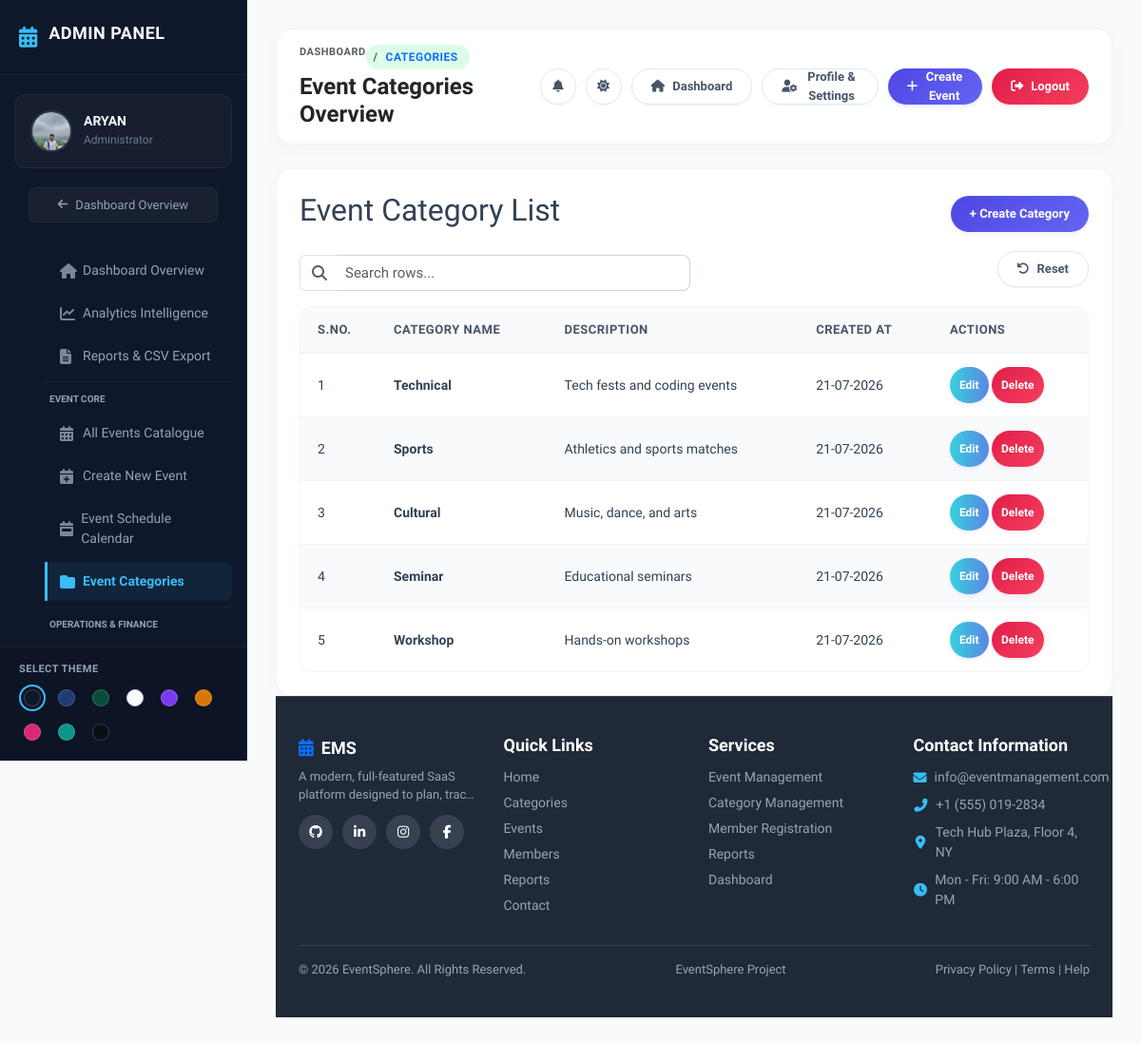
The app's page /event-category/ (signed in) with its own data.
### event/models.py (models this page shows, shortened)
class UserProfile(models.Model):
    LANGUAGE_CHOICES = [
        ('en', 'English'),
        ('hi', 'Hindi'),
        ('es', 'Spanish'),
        ('fr', 'French'),
        ('de', 'German'),
        ('zh', 'Chinese'),
        ('ar', 'Arabic'),
        ('pt', 'Portuguese'),
        ('ja', 'Japanese'),
        ('ru', 'Russian'),
    ]
    TIMEZONE_CHOICES = [
        ('Asia/Kolkata', 'India (IST, UTC+5:30)'),
        ('UTC', 'UTC (Coordinated Universal Time)'),
        ('America/New_York', 'New York (EST/EDT, UTC-5/-4)'),
        ('America/Chicago', 'Chicago (CST/CDT, UTC-6/-5)'),
        ('America/Denver', 'Denver (MST/MDT, UTC-7/-6)'),
        ('America/Los_Angeles', 'Los Angeles (PST/PDT, UTC-8/-7)'),
        ('Europe/London', 'London (GMT/BST, UTC+0/+1)'),
        ('Europe/Paris', 'Paris (CET/CEST, UTC+1/+2)'),
        ('Europe/Berlin', 'Berlin (CET/CEST, UTC+1/+2)'),
        ('Asia/Dubai', 'Dubai (GST, UTC+4)'),
        ('Asia/Singapore', 'Singapore (SGT, UTC+8)'),
        ('Asia/Tokyo', 'Tokyo (JST, UTC+9)'),
        ('Australia/Sydney', 'Sydney (AEST/AEDT, UTC+10/+11)'),
        ('Pacific/Auckland', 'Auckland (NZST/NZDT, UTC+12/+13)'),
    ]
    user = models.OneToOneField(User, on_delete=models.CASCADE, related_name='profile')
    phone = models.CharField(max_length=20, blank=True, null=True)
    profile_picture = models.ImageField(upload_to='profile_pics/', blank=True, null=True)
    department = models.CharField(max_length=100, blank=True, default='IT')
    designation = models.CharField(max_length=100, blank=True, default='Organizer')
    bio = models.TextField(blank=True, null=True, default='')
    receive_notifications = models.BooleanField(default=True)
    event_updates = models.BooleanField(default=True)
    new_member_notifications = models.BooleanField(default=True)
    report_notifications = models.BooleanField(default=True)
    contact_messages = models.BooleanField(default=True)
    email_notifications = models.BooleanField(default=True)
    email_login_alerts = models.BooleanField(default=True)
    password_change_alerts = models.BooleanField(default=True)
    security_notifications = models.BooleanField(default=True)
    theme_preference = models.CharField(max_length=20, default='slate')
    language = models.CharField(max_length=10, choices=LANGUAGE_CHOICES, default='en')
    timezone = models.CharField(max_length=50, choices=TIMEZONE_CHOICES, default='Asia/Kolkata')
    date_format = models.CharField(max_length=20, default='DD/MM/YYYY')
    time_format = models.CharField(max_length=10, default='12h')
    dashboard_layout = models.CharField(max_length=20, default='Grid')
    show_email = models.BooleanField(default=True)
    show_phone = models.BooleanField(default=False)
    profile_visibility = models.CharField(max_length=20, default='Public')
    allow_contact_requests = models.BooleanField(default=True)

class Category(models.Model):
    name = models.CharField(max_length=100, unique=True)
    description = models.TextField(blank=True, null=True)
    created_at = models.DateTimeField(auto_now_add=True)
    class Meta:
        verbose_name_plural = "Categories"

### event/views.py (the view)
# urls.py: path('event-category/', views.event_category, name='event_category'),
@login_required(login_url='login')
def event_category(request):
    categories = Category.objects.all()
    return render(request, 'event_category.html', {'categories': categories})

### event/context_processors.py (called while the page is built)
def unread_notifications_count(request):
    if request.user.is_authenticated:
        return {
            'unread_notifications_count': Notification.objects.filter(
                user=request.user, is_read=False
            ).count()
        }
    return {'unread_notifications_count': 0}

### templates/event_category.html (shortened to what this page needs)
{% extends 'base.html' %}
{% block page_title %}Event Categories Overview{% endblock %}
{% block content %}
<div class="table-box">
    <div style="display:flex;justify-content:space-between;align-items:center;margin-bottom:20px;">
        <h2>Event Category List</h2>
        <a href="{% url 'create_event_category' %}" class="btn">+ Create Category</a>
    </div>
    <table>
        <thead>
            <tr>
                <th style="width: 80px;">S.No.</th>
                <th>Category Name</th>
                <th>Description</th>
                <th>Created At</th>
                <th>Actions</th>
            </tr>
        </thead>
        <tbody>
            {% for cat in categories %}
            <tr>
                <td>{{ forloop.counter }}</td>
                <td><strong>{{ cat.name }}</strong></td>
                <td>{{ cat.description|default:"No description" }}</td>
                <td>{{ cat.created_at|date:"d-m-Y" }}</td>
                <td>
                    <a href="{% url 'edit_event_category' cat.id %}" class="btn" style="padding:4px 10px;font-size:12px;background:linear-gradient(90deg,#36d1dc,#5b86e5);">Edit</a>
                    <a href="{% url 'event_category_delete' cat.id %}" class="btn btn-danger" style="padding:4px 10px;font-size:12px;">Delete</a>
                </td>
            </tr>
            {% empty %}
            <tr><td colspan="5">No categories found. <a href="{% url 'create_event_category' %}">Create one!</a></td></tr>
            {% endfor %}
        </tbody>
    </table>
</div>
{% endblock %}

### templates/base.html (shortened to what this page needs)
<!DOCTYPE html>
<html lang="en">
<head>
<link rel="stylesheet" href="https://cdnjs.cloudflare.com/ajax/libs/font-awesome/6.6.0/css/all.min.css">
<link href="https://cdn.jsdelivr.net/npm/bootstrap@5.3.3/dist/css/bootstrap.min.css" rel="stylesheet">
<link href="https://cdnjs.cloudflare.com/ajax/libs/animate.css/4.1.1/animate.min.css" rel="stylesheet">
</head>
<body>
<div class="sidebar">
    <div class="sidebar-scrollable">
        <div class="logo">
            <i class="fas fa-calendar-alt"></i>
            <h2>{% if user.is_staff %}Admin Panel{% else %}User Portal{% endif %}</h2>
        </div>
        <a href="{% url 'profile' %}" class="profile" style="text-decoration: none; display: flex; color: inherit; cursor: pointer; transition: background 0.2s ease, transform 0.2s ease;">
            {% if user.profile.profile_picture %}
                <img src="{{ user.profile.profile_picture.url }}" alt="Profile Picture">
            {% elif user.is_staff %}
                <img src="https://i.imgur.com/2DhmtJ4.png" alt="Admin">
            {% else %}
                <img src="https://ui-avatars.com/api/?name={{ user.first_name|default:user.username }}&background=38bdf8&color=fff" alt="User">
            {% endif %}
            {% if user.is_staff %}
                <div class="profile-info">
                    <h3>{{ user.first_name|default:user.username }}</h3>
                    <p>Administrator <i class="fas fa-cog ms-1 text-muted" style="font-size: 10px;"></i></p>
                </div>
            {% else %}
                <div class="profile-info">
                    <h3>{{ user.first_name|default:user.username }}</h3>
                    <p>Event Participant <i class="fas fa-cog ms-1 text-muted" style="font-size: 10px;"></i></p>
                </div>
            {% endif %}
        </a>
        <div style="display:flex;justify-content:center;margin-bottom:15px;padding:0 15px;">
            <a href="{% url 'dashboard' %}" class="btn-sidebar-back">
                <i class="fas fa-arrow-left"></i> Dashboard Overview
            </a>
        </div>
        <ul class="menu">
            {% if user.is_staff %}
                <li><a href="{% url 'dashboard' %}"><i class="fas fa-home"></i> Dashboard Overview</a></li>
                <li><a href="{% url 'analytics' %}"><i class="fas fa-chart-line"></i> Analytics Intelligence</a></li>
                <li><a href="{% url 'reports' %}"><i class="fas fa-file-alt"></i> Reports &amp; CSV Export</a></li>
                <li style="border-top: 1px solid var(--sidebar-border); margin: 6px 15px;"></li>
                <li class="menu-label" style="font-size:10px;text-transform:uppercase;color:var(--sidebar-text);padding:4px 20px;font-weight:700;">Event Core</li>
                <li><a href="{% url 'event_list' %}"><i class="fas fa-calendar-alt"></i> All Events Catalogue</a></li>
                <li><a href="{% url 'create_event' %}"><i class="fas fa-calendar-plus"></i> Create New Event</a></li>
                <li><a href="{% url 'calendar' %}"><i class="fas fa-calendar-week"></i> Event Schedule Calendar</a></li>
                <li><a href="{% url 'event_category' %}"><i class="fas fa-folder"></i> Event Categories</a></li>
                <li style="border-top: 1px solid var(--sidebar-border); margin: 6px 15px;"></li>
                <li class="menu-label" style="font-size:10px;text-transform:uppercase;color:var(--sidebar-text);padding:4px 20px;font-weight:700;">Operations &amp; Finance</li>
                <li><a href="{% url 'venue_list' %}"> Venue Management</a></li>
            {% endif %}
        </ul>
    </div>
    <div class="theme-switcher">
        <h4>Select Theme</h4>
        <div class="theme-options">
            <button class="theme-btn active" data-theme="slate" title="Slate Dark"><span class="dot slate-dot"></span></button>
            <button class="theme-btn" data-theme="navy" title="Royal Navy"><span class="dot navy-dot"></span></button>
            <button class="theme-btn" data-theme="emerald" title="Forest Emerald"><span class="dot emerald-dot"></span></button>
            <button class="theme-btn" data-theme="light" title="Light Mode"><span class="dot light-dot"></span></button>
            <button class="theme-btn" data-theme="amethyst" title="Amethyst Purple"><span class="dot amethyst-dot"></span></button>
            <button class="theme-btn" data-theme="amber" title="Sunset Amber"><span class="dot amber-dot"></span></button>
            <button class="theme-btn" data-theme="rose" title="Velvet Rose"><span class="dot rose-dot"></span></button>
            <button class="theme-btn" data-theme="teal" title="Ocean Teal"><span class="dot teal-dot"></span></button>
            <button class="theme-btn" data-theme="charcoal" title="Midnight Charcoal"><span class="dot charcoal-dot"></span></button>
        </div>
    </div>
</div>
<div class="main">
    <div class="content-wrapper">
        <div class="header">
            <div style="display: flex; align-items: center;">
                <div class="d-flex flex-column">
                    <nav aria-label="breadcrumb" class="d-none d-sm-block mb-1">
                        <ol class="breadcrumb mb-0" id="dynamicBreadcrumbs" style="font-size: 11px; text-transform: uppercase; font-weight: 700; letter-spacing: 0.5px;">
                            <li class="breadcrumb-item"><a href="{% url 'dashboard' %}" class="text-muted text-decoration-none">Dashboard</a></li>
                        </ol>
                    </nav>
                    <h1 class="mb-0 fs-4 fw-bold text-dark">{% block page_title %}Event Management Portal{% endblock %}</h1>
                </div>
            </div>
            <div class="header-buttons">
                <a href="{% url 'notification_list' %}" class="btn btn-secondary position-relative" title="Notifications" style="padding: 8px 12px; display: inline-flex; align-items: center; justify-content: center; height: 38px; width: 38px;">
                    <i class="fas fa-bell"></i>
                </a>
                <button class="btn btn-secondary" id="themeToggleBtn" title="Toggle Light/Dark Mode" style="padding: 8px 12px; display: inline-flex; align-items: center; justify-content: center; height: 38px; width: 38px;">
                    <i class="fas fa-moon" id="themeToggleIcon"></i>
                </button>
                <a href="{% url 'dashboard' %}" class="btn btn-secondary"><i class="fas fa-home"></i> Dashboard</a>
                <a href="{% url 'profile' %}" class="btn btn-secondary"><i class="fas fa-user-cog"></i> Profile &amp; Settings</a>
                {% if user.is_staff %}
                    <a href="{% url 'create_event' %}" class="btn"><i class="fas fa-plus"></i> Create Event</a>
                {% endif %}
                <a href="{% url 'logout' %}" class="btn btn-danger"><i class="fas fa-sign-out-alt"></i> Logout</a>
            </div>
        </div>
        {% block content %}{% endblock %}
    </div>
    <footer class="site-footer mt-auto">
        <div class="container-fluid px-4">
            <div class="row">
                <div class="col-lg-3 col-md-6 col-12 mb-4 mb-lg-0">
                    <div class="footer-logo">
                        <i class="fas fa-calendar-alt text-primary"></i> EMS
                    </div>
                    <p class="footer-about-text">
                        A modern, full-featured SaaS platform designed to plan, track, and manage categories, registrations, and attendee metrics seamlessly.
                    </p>
                    <div class="social-icons">
                        <a href="#" class="social-icon-btn"><i class="fab fa-github"></i></a>
                        <a href="#" class="social-icon-btn"><i class="fab fa-linkedin-in"></i></a>
                        <a href="#" class="social-icon-btn"><i class="fab fa-instagram"></i></a>
                        <a href="#" class="social-icon-btn"><i class="fab fa-facebook-f"></i></a>
                    </div>
                </div>
                <div class="col-lg-3 col-md-6 col-12 mb-4 mb-lg-0">
                    <h5>Quick Links</h5>
                    <ul>
                        <li><a href="{% url 'dashboard' %}">Home</a></li>
                        <li><a href="{% url 'event_category' %}">Categories</a></li>
                        <li><a href="{% url 'event_list' %}">Events</a></li>
                        <li><a href="{% url 'joinevent_list' %}">Members</a></li>
                        <li><a href="{% url 'complete_event_list' %}">Reports</a></li>
                        <li><a href="{% url 'contact' %}">Contact</a></li>
                    </ul>
                </div>
                <div class="col-lg-3 col-md-6 col-12 mb-4 mb-md-0">
                    <h5>Services</h5>
                    <ul>
                        <li><a href="{% url 'event_list' %}">Event Management</a></li>
                        <li><a href="{% url 'event_category' %}">Category Management</a></li>
                        <li><a href="{% url 'add_event_member' %}">Member Registration</a></li>
                        <li><a href="{% url 'complete_event_list' %}">Reports</a></li>
                        <li><a href="{% url 'dashboard' %}">Dashboard</a></li>
                    </ul>
                </div>
                <div class="col-lg-3 col-md-6 col-12">
                    <h5>Contact Information</h5>
                    <ul class="contact-info-list">
                        <li><i class="fas fa-envelope"></i> <span>info@eventmanagement.com</span></li>
                        <li><i class="fas fa-phone-alt"></i> <span>+1 (555) 019-2834</span></li>
                        <li><i class="fas fa-map-marker-alt"></i> <span>Tech Hub Plaza, Floor 4, NY</span></li>
                        <li><i class="fas fa-clock"></i> <span>Mon - Fri: 9:00 AM - 6:00 PM</span></li>
                    </ul>
                </div>
            </div>
            <div class="footer-divider"></div>
            <div class="bottom-bar d-flex flex-column flex-md-row justify-content-between align-items-center text-center text-md-start">
                <div class="mb-2 mb-md-0">
                    © 2026 EventSphere. All Rights Reserved.
                </div>
                <div class="mb-2 mb-md-0">
                    EventSphere Project
                </div>
                <div>
                    <a href="#">Privacy Policy</a> | <a href="#">Terms</a> | <a href="#">Help</a>
                </div>
            </div>
        </div>
    </footer>
    <div class="toast-container position-fixed bottom-0 end-0 p-3" style="z-index: 1100;">
    </div>
</div>
</body>
</html>

### records on screen
Category: name "Technical", description "Tech fests and coding events", created_at "21-07-2026"
Category: name "Sports", description "Athletics and sports matches", created_at "21-07-2026"
Category: name "Cultural", description "Music, dance, and arts", created_at "21-07-2026"
Category: name "Seminar", description "Educational seminars", created_at "21-07-2026"
Category: name "Workshop", description "Hands-on workshops", created_at "21-07-2026"

### other values on screen
{{ user.first_name|default:user.username }} "ARYAN"
